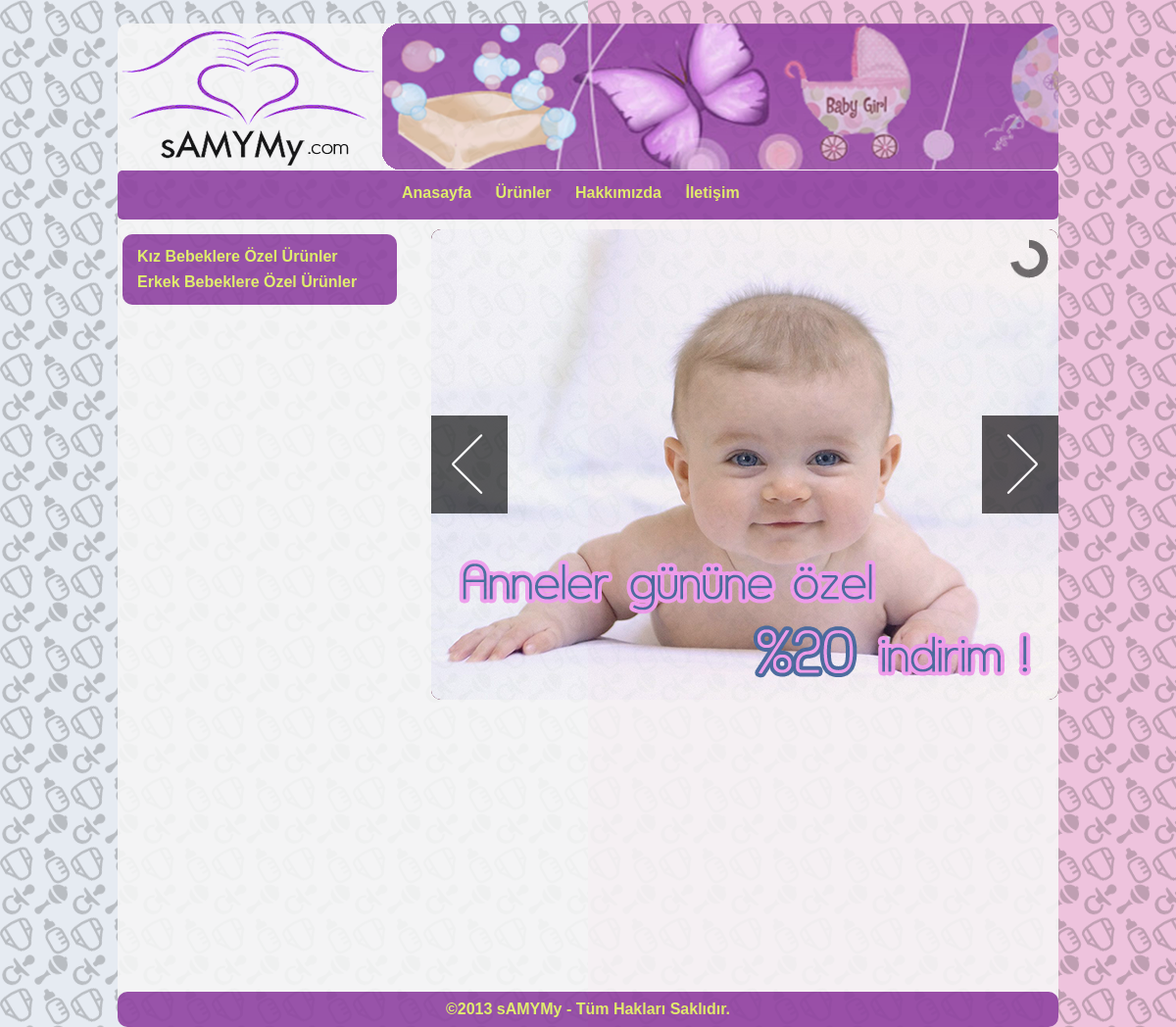
Before: / with the older database file.
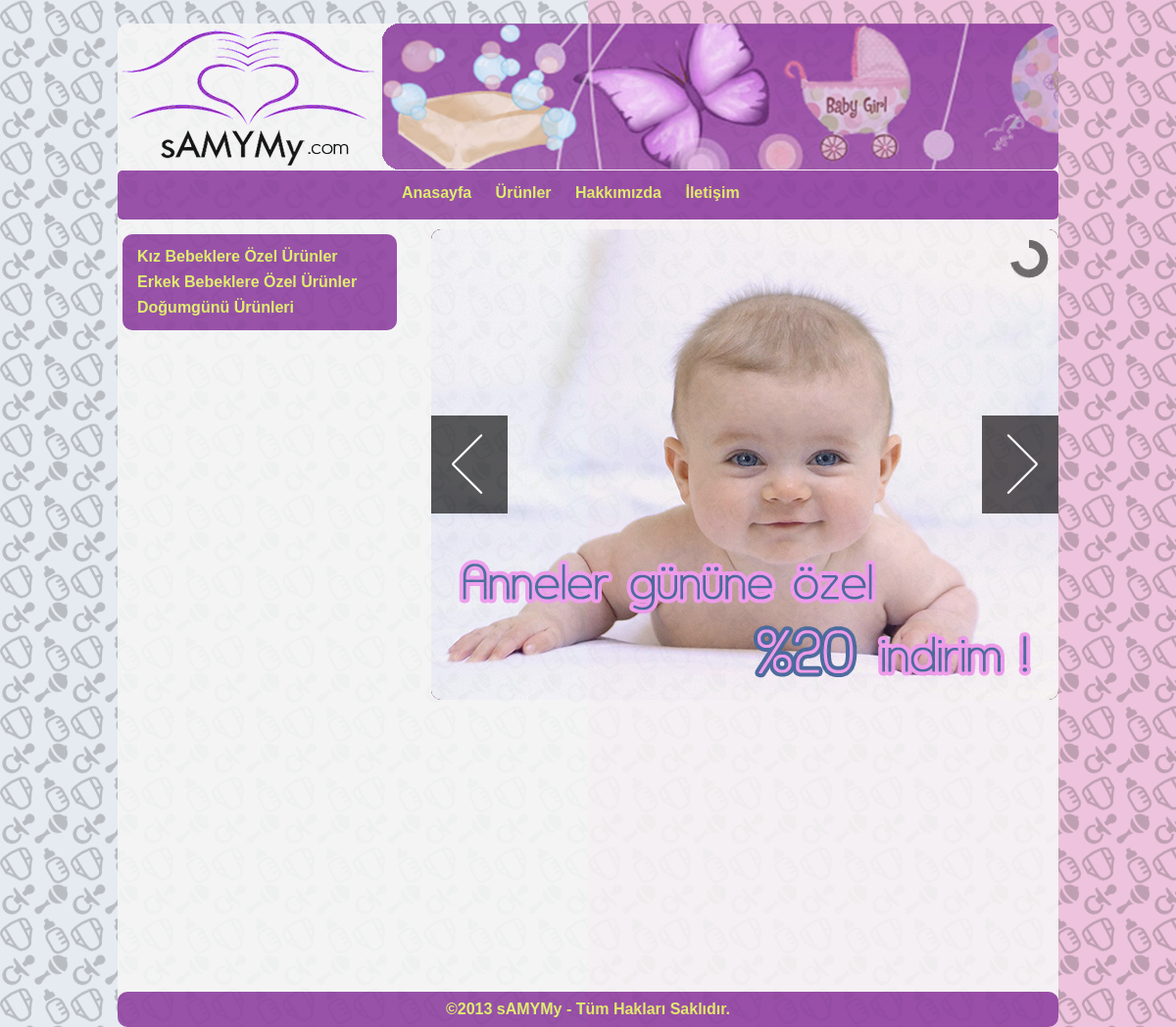
After: the same page with the newer database file.
### tables this page shows
CREATE TABLE IF NOT EXISTS `kategoriler` (
  `id` int(11) NOT NULL AUTO_INCREMENT,
  `ad` varchar(100) NOT NULL,
  PRIMARY KEY (`id`)
);

### ust.php (the view, shortened to what this page needs)
<html>
<head>
<link rel="stylesheet" href="css/main.css" >
<link rel="stylesheet" href="css/orbit.css">
</head>
<body>
<div id="wrapper">
<div id="header">
	<div id="logo"></div>
</div>
<div id="nav-container">
	<ul>
		<li><a href="index.php">Anasayfa</a></li>
		<li><a href="urunler.php">Ürünler</a></li>
		<li><a href="hakkimizda.php">Hakkımızda</a></li>
		<li><a href="iletisim.php">İletişim</a></li>
	</ul>
</div>
<div id="left-container">
<?php kategorileriListele(); ?>
</div>
<div id="right-container">
<?php
function kategorileriListele() {
	$sorgu = "SELECT * FROM kategoriler";
	$sonuc = mysql_query($sorgu);
	echo '<div id="kategoriler">';
	echo '<ul>';
	while($kategori = mysql_fetch_array($sonuc)) {
		echo '<li><a href="urunler.php?kategori='.$kategori["id"].'">'.$kategori["ad"].'</a></li>';
	}
	echo '</ul>';
	echo '</div>';
}
?>

Changed rows visible on the page:
added kategoriler: ad "Doğumgünü Ürünleri"
